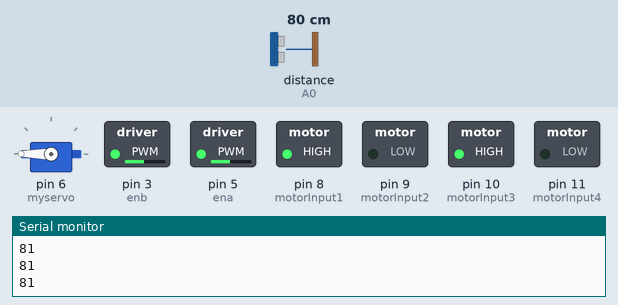
This sketch was run on a simulated Arduino Uno, built with avr-gcc and run on an emulated ATmega328P. Shown: servo, switched loads named in the sketch (green lamp = pin HIGH), the last lines printed to the serial monitor. Dashed ring = blinking. Inputs (shaded band) come from the test bench; at power-on: distance to the obstacle (sensor on A0) 80 cm. The echo pulse lasts 58.3 µs per cm.

Above: at 3.9 s.
4.0 s: distance to the obstacle (sensor on A0) set to 44 cm
5.5 s: distance to the obstacle (sensor on A0) set to 38 cm
At 5.84 s:
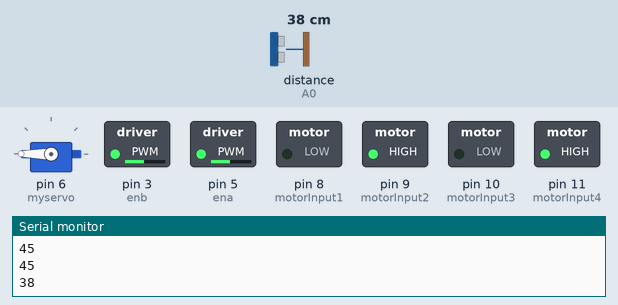
8.5 s: distance to the obstacle (sensor on A0) set to 60 cm
At 11.2 s:
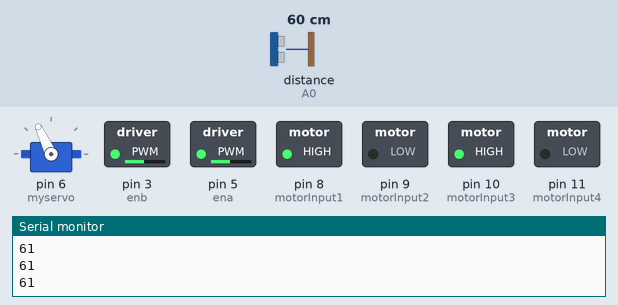
11.5 s: distance to the obstacle (sensor on A0) set to 2 cm
At 11.83 s:
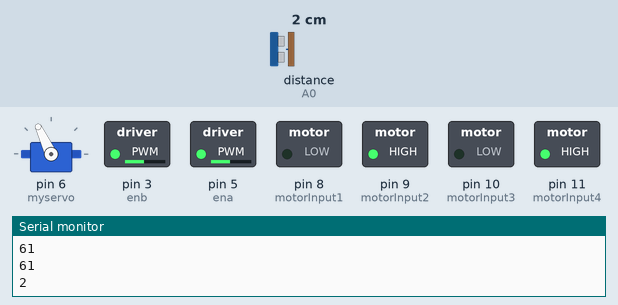
14.5 s: distance to the obstacle (sensor on A0) set to 120 cm
At 15.87 s:
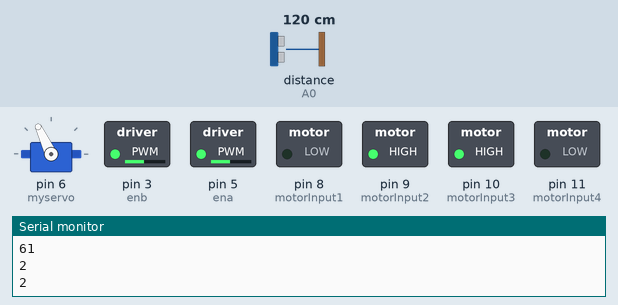
Timing chart, 0 to 17.7 s (numbered marks = the images above; inputs shaded):
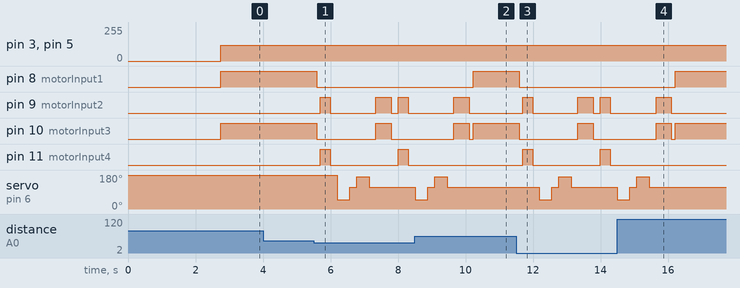

Measured:
- the behaviour switches between 41 and 40 cm on distance to the obstacle (sensor on A0) (found by bisection; images 0 and 1)
- after the input at 5.5 s, pin 8 (motorInput1): HIGH → LOW after 0.10 s; pin 9 (motorInput2): goes HIGH 0.30 s, LOW 1.3 s, HIGH 0.45 s, LOW 0.21 s, HIGH 0.30 s, then LOW, starting after 0.20 s
- after the input at 8.5 s, pin 8 (motorInput1): LOW → HIGH after 1.7 s; pin 9 (motorInput2): goes on until 10.1 s, then stays LOW; pin 11 (motorInput4): stays LOW (without the input it goes to HIGH after 1.8 s); servo on pin 6 (myservo): goes on until 9.5 s, then stays 115°
- after the input at 11.5 s, pin 8 (motorInput1): HIGH → LOW after 0.09 s; pin 9 (motorInput2): goes HIGH 0.30 s, LOW 1.3 s, HIGH 0.45 s, LOW 0.21 s, HIGH 0.30 s, then LOW, starting after 0.19 s
- after the input at 14.5 s, pin 8 (motorInput1): LOW → HIGH after 1.7 s; pin 9 (motorInput2): goes on until 16.1 s, then stays LOW; pin 11 (motorInput4): stays LOW (without the input it goes to HIGH after 1.8 s); servo on pin 6 (myservo): goes on until 15.4 s, then stays 115°

The sketch:

Obistical_Avoidance.ino
```cpp
#include <NewPing.h>
#include <Servo.h>
#define TRIG_PIN A1
#define ECHO_PIN A0
#define MAX_DISTANCE 200
#define MAX_SPEED 150
#define MAX_SPEED_OFFSET 20
NewPing sonar(TRIG_PIN, ECHO_PIN, MAX_DISTANCE);
Servo myservo;
#define motorInput1 8
#define motorInput2 9
#define motorInput3 10
#define motorInput4 11
#define ena 5
#define enb 3

boolean goesForward=false;
int distance = 100;
int speedSet = 0;


void setup() {
  Serial.begin(9600);

  // put your setup code here, to run once:
  pinMode(motorInput1,OUTPUT);
  pinMode(motorInput2,OUTPUT);
  pinMode(motorInput3,OUTPUT);
  pinMode(motorInput4,OUTPUT);
  pinMode(ena,OUTPUT);
  pinMode(enb,OUTPUT);

  myservo.attach(6);
  myservo.write(250);
  delay(2000);
  distance = readPing();
  delay(100);
  distance = readPing();
  delay(100);
  distance = readPing();
  delay(100);
  distance = readPing();
  delay(100);

}

void loop() {
Serial.println(distance);
 int distanceR = 0;
 int distanceL =  0;
 delay(40);

 if(distance<=40)
 {
  Stop();
  delay(100);
  moveBackward();
  delay(300);
  Stop();
  delay(200);
  distanceR = lookRight();
  delay(200);
  distanceL = lookLeft();
  delay(200);

  if(distanceR>=distanceL)
  {
    turnRight();
    Stop();
  }else
  {
    turnLeft();
    Stop();
  }
 }else
 {
  moveForward();
 }
 distance = readPing();

}

int lookRight()
{
    myservo.write(50);
    delay(200);
    int distance = readPing();
    delay(100);
    myservo.write(115);
    return distance;
}

int lookLeft()
{
    myservo.write(170);
    delay(200);
    int distance = readPing();
    delay(100);
    myservo.write(115);
    return distance;
    delay(100);
}

int readPing() {
  delay(70);
  int cm = sonar.ping_cm();
  if(cm==0)
  {
    cm = 250;
  }
  return cm;
}

void Stop() {
  digitalWrite(motorInput1, LOW);
  digitalWrite(motorInput2, LOW);
  digitalWrite(motorInput3, LOW);
  digitalWrite(motorInput4, LOW);
}

 void moveForward() {

 if(!goesForward)
  {
    goesForward=true;
    digitalWrite(motorInput1, HIGH);
    digitalWrite(motorInput2, LOW);
    digitalWrite(motorInput3, HIGH);
    digitalWrite(motorInput4, LOW);
    analogWrite(ena,120);
    analogWrite(enb,120);
  /* for (speedSet = 0; speedSet < MAX_SPEED; speedSet +=2)
   {
    analogWrite(ena,speedSet);
    analogWrite(enb,speedSet);
    delay(5);
   }*/
  }
}

void moveBackward() {
    goesForward=false;
    digitalWrite(motorInput1, LOW);
    digitalWrite(motorInput2, HIGH);
    digitalWrite(motorInput3, LOW);
    digitalWrite(motorInput4, HIGH);
    analogWrite(ena,120);
    analogWrite(enb,120);

 /* for (speedSet = 0; speedSet < MAX_SPEED; speedSet +=2)
  {
    analogWrite(ena,speedSet);
    analogWrite(enb,speedSet);
    delay(5);
  }*/
}

void turnRight() {
  analogWrite(ena,120);
  analogWrite(enb,120);
  digitalWrite(motorInput1, LOW);
  digitalWrite(motorInput2, HIGH);
  digitalWrite(motorInput3, HIGH);
  digitalWrite(motorInput4, LOW);
  delay(450);
  digitalWrite(motorInput1, HIGH);
  digitalWrite(motorInput2, LOW);
  digitalWrite(motorInput3, HIGH);
  digitalWrite(motorInput4, LOW);
}

void turnLeft() {
  analogWrite(ena,120);
  analogWrite(enb,120);
  digitalWrite(motorInput1, HIGH);
  digitalWrite(motorInput2, LOW);
  digitalWrite(motorInput3, LOW);
  digitalWrite(motorInput4, HIGH);
  delay(450);
  digitalWrite(motorInput1, HIGH);
  digitalWrite(motorInput2, LOW);
  digitalWrite(motorInput3, HIGH);
  digitalWrite(motorInput4, LOW);

}
```
